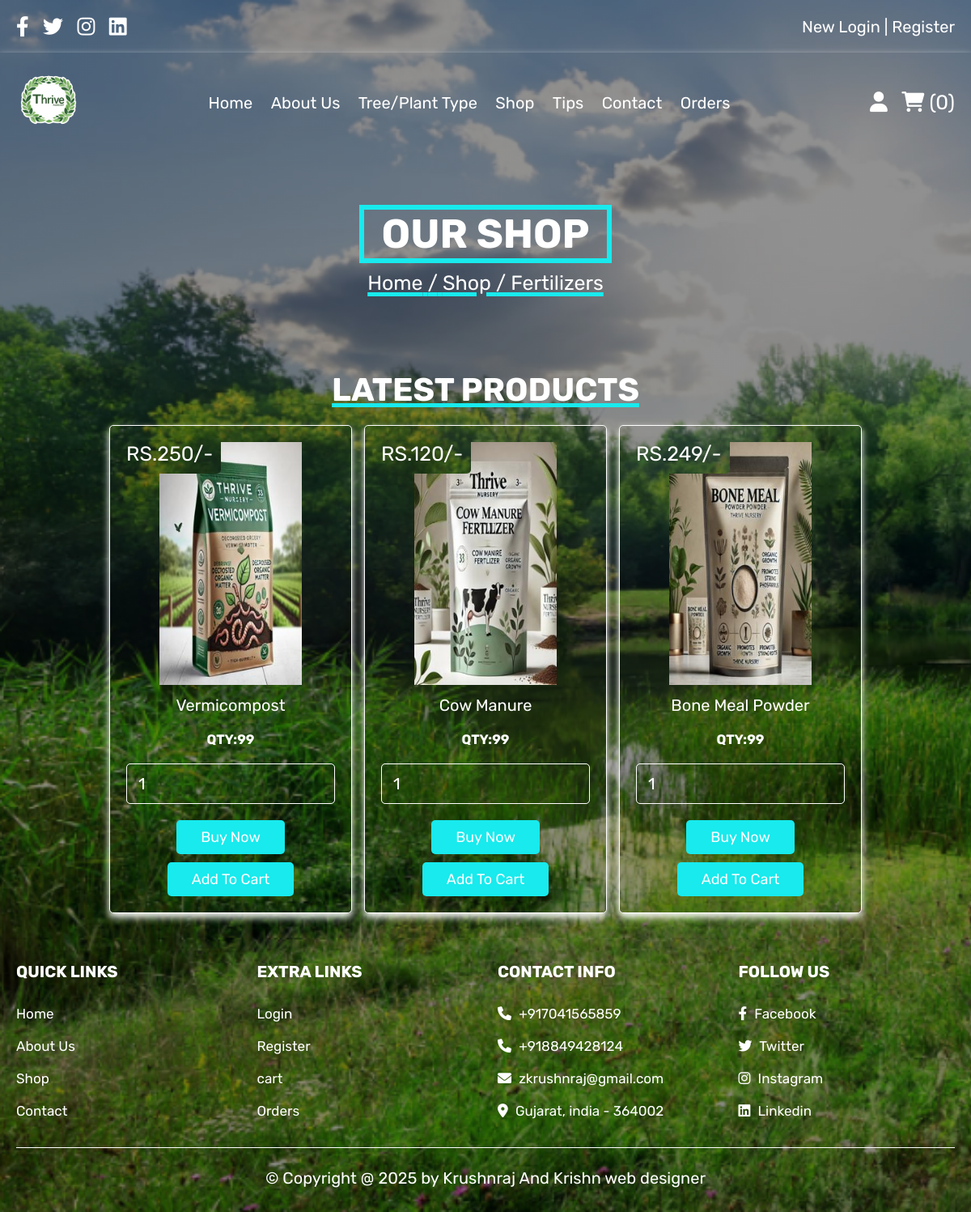
The app's page /fertilizers.php with its own data.
### tables this page shows
CREATE TABLE `products` (
  `product_id` int(10) NOT NULL,
  `name` varchar(25) NOT NULL,
  `p_type` varchar(20) DEFAULT NULL,
  `price` int(10) NOT NULL,
  `image` varchar(20) NOT NULL,
  `qty` int(3) DEFAULT NULL
);

### fertilizers.php (the view, shortened to what this page needs)
<?php
include 'config.php';
?>
<!DOCTYPE html>
<html lang="en">
<head>
   <link rel="stylesheet" href="https://cdnjs.cloudflare.com/ajax/libs/font-awesome/6.0.0/css/all.min.css">
   <link rel="stylesheet" href="css/style.css">
</head>
<body>
<?php include 'header.php'; ?>
<div class="heading">
   <h3 style="border:6px solid rgb(24, 234, 237);">&nbsp;&nbsp;Our Shop&nbsp;&nbsp;</h3>
   <p style="text-decoration:5px underline; text-decoration-color:rgb(24, 234, 237);"> <a href="home.php" >Home</a> /<a href="shop.php"> Shop </a>/ Fertilizers</p>
</div>
<section class="products">
   <h1 class="title" style="text-decoration:5px underline; text-decoration-color:rgb(24, 234, 237);">Latest Products</h1>
   <div class="box-container">
      <?php
         $select_products = mysqli_query($conn, "SELECT * FROM `products` where p_type='Fertilizer'") or die('query failed');
         if(mysqli_num_rows($select_products) > 0){
            while($fetch_products = mysqli_fetch_assoc($select_products)){
      ?>
     <form action="" method="post" class="box">
      <img class="image" src="uploaded_img/<?php echo $fetch_products['image']; ?>" alt="">
      <div class="name"><?php echo $fetch_products['name']; ?></div>
      <div class="name"><h5>QTY:<?php echo $fetch_products['qty']; ?></h5></div>
      <input type="number" min="1" max="<?php echo $fetch_products['qty'];  ?>" name="product_quantity" value="1" class="qty">
      <div class="price"><?php echo 'RS.'. $fetch_products['price']; ?>/-</div>
      <input type="submit" value="Buy Now" name="b1" class="btn">
      <input type="submit" value="Add To Cart" name="add_to_cart" class="btn">
     </form>
      <?php
         }
      }else{
         echo '<p class="empty">No Products Added Yet!</p>';
      }
      ?>
   </div>
</section>
<?php include 'footer.php'; ?>
</body>
</html>

### css/style.css (style rules this page uses)
:root { --red:#303434; --orange:#000000; --black:#ffffff; --white:white; --light-color:#000000; --light-white:white; --light-bg:var(--black); --border:.10rem solid var(--black); --box-shadow:0 .5rem 1rem rgb(255, 255, 255); }
* { font-family: 'Rubik', sans-serif; margin:0; padding:0; box-sizing: border-box; outline: none; border:none; text-decoration: none; transition:all .2s linear; background-image:linear-gradient(to right,rgba(0, 0, 0, 0.43),rgba(0, 0, 0, 0.437)), url(../images/19.png); background-attachment: fixed; background-size: cover; }
html { font-size: 62.5%; overflow-x: hidden; }
section { padding:3rem 2rem; }
.title { text-align: center; margin-bottom: 2rem; text-transform: uppercase; color:var(--white); font-size: 4rem; }
.btn, .option-btn, .delete-btn, .white-btn { display: inline-block; margin-top: 1rem; padding:1rem 3rem; cursor: pointer; color:rgb(253, 254, 254); border:5px soild rgb(247, 247, 247); background:rgb(24, 234, 237); font-size: 1.8rem; border-radius: .5rem; text-transform: capitalize; }
.white-btn, .btn { background-color: var(-- rgb(0, 0, 0)); }
.heading { min-height: 30vh; display: flex; flex-flow: column; align-items: center; justify-content: center; gap:1rem; text-align: center; }
.heading h3 { font-size: 5rem; color:white; text-transform: uppercase; }
.heading p { font-size: 2.5rem; color:white; }
.heading p a { color:var(--purple); }
.products .box-container { max-width: 1200px; margin:0 auto; display: grid; grid-template-columns: repeat(auto-fit, 30rem); align-items: flex-start; gap:1.5rem; justify-content: center; }
.products .box-container .box { border-radius: .5rem; background-color: black; box-shadow: var(--box-shadow); padding:2rem; text-align: center; border:var(--border); position: relative; }
.products .box-container .box .image { height: 30rem; }
.products .box-container .box .name { padding:1rem 0; font-size: 2rem; color:white; }
.products .box-container .box .qty { width: 100%; padding:1.2rem 1.4rem; border-radius: .5rem; border:var(--border); color:white; margin:1rem 0; font-size: 2rem; }
.products .box-container .box .price { position: absolute; top:1rem; left:1rem; border-radius: .5rem; padding:1rem; font-size: 2.5rem; color:var(--white); background-color: var(--red); }

### records on screen
products: image (picture), name "Vermicompost", qty "99", price "250"
products: image (picture), name "Cow Manure", qty "99", price "120"
products: image (picture), name "Bone Meal Powder", qty "99", price "249"

### other values on screen
$cart_rows_number "0"
